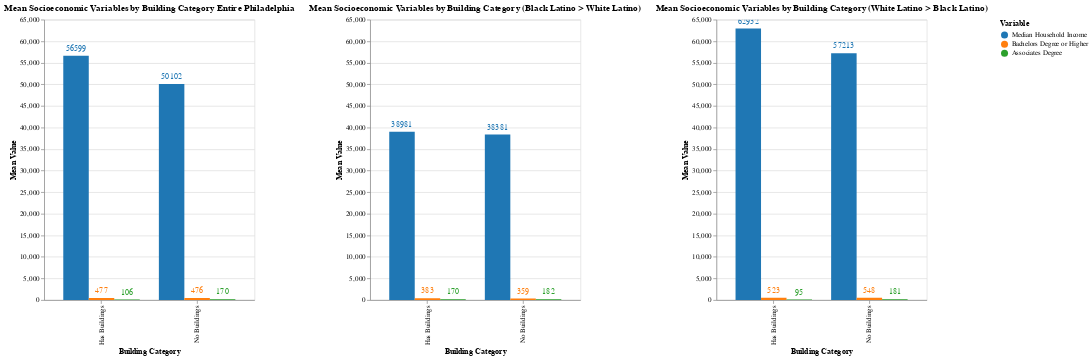

Here is the notebook cell this chart was saved with:
### Markdown cell above
</div>

<div class="text-box">
    
    
## 2.3.3 Bar Graphs Of Means

Now I'll develop three bar graphs with altair displaying the relationship between socioeconomic status (Median Household Income) and post-secondary achievement (Associates & Bachelors) with census tracts that have a post-secondary building, and those that do not. Each bar chart has two sets of bars (Building vs No Building) and the bar graphs are differentiated based on which overarching tracts are included in analysis. The seperation of tracts are as follows; 

a) Bar chart contaning all census tracts in Philadelphia
    
b) Bar chart of tracts with more Black Latines than White Latines
    
c) Bar chart of tracts with more White Latines than Black Latines

### Code cell
#| echo: true
#| code-fold: true


def create_mean_plot(df, title):
   
    selected_cols = [
        "Median Household Income",
        "Bachelors Degree or Higher",
        "Associates Degree",
    ]
    
    for col in numeric_cols:
        result[col] = pd.to_numeric(result[col], errors='coerce')
    
    
    df_clean = df.dropna(subset=selected_cols + ["buildings_cat"])
    
   
    mean_df = df_clean.groupby("buildings_cat").agg({col: "mean" for col in selected_cols}).reset_index()
    
    
    mean_df["Building Category"] = mean_df["buildings_cat"].map({0: "No Buildings", 1: "Has Buildings"})
    
   
    mean_long = mean_df.melt(
        id_vars=["Building Category"],
        value_vars=selected_cols,
        var_name="Variable",
        value_name="Mean"
    )
    
    
    color_scale = alt.Scale(
        domain=selected_cols,
        range=["#1f77b4", "#ff7f0e", "#2ca02c"] 
    )
    
    
    chart = alt.Chart(mean_long).mark_bar().encode(
        x=alt.X("Building Category:N", title="Building Category"),
        y=alt.Y("Mean:Q", title="Mean Value"),
        color=alt.Color("Variable:N", scale=color_scale, title="Variable"),
        xOffset=alt.X("Variable:N"), 
        tooltip=[
            alt.Tooltip("Building Category:N", title="Building Category"),
            alt.Tooltip("Variable:N"),
            alt.Tooltip("Mean:Q", format=".2f")
        ]
    ).properties(
        width=300,
        height=400,
        title=title
    ).interactive() 
    
    
    text = chart.mark_text(
        align='center',
        baseline='bottom',
        dy=-5  
    ).encode(
        text=alt.Text('Mean:Q', format=".0f")
    )
    
    
    final_chart = chart + text
    
    return final_chart


Philadelphia_plot= create_mean_plot(
    tracts_all_df,
    "Mean Socioeconomic Variables by Building Category Entire Philadelphia"
)



white_plot = create_mean_plot(
    white_greater_df,
    "Mean Socioeconomic Variables by Building Category (White Latino > Black Latino)"
)


black_plot = create_mean_plot(
    black_greater_df,
    "Mean Socioeconomic Variables by Building Category (Black Latino > White Latino)"
)



 


final_chart = alt.hconcat(Philadelphia_plot,black_plot, white_plot ).resolve_scale(
y='shared'
)

final_chart

### Figure 1 — Vega-Lite specification as saved in the notebook (floating-point values rounded to 4 significant figures)
{"config": {"view": {"continuousWidth": 300, "continuousHeight": 300}}, "hconcat": [{"layer": [{"mark": {"type": "bar"}, "encoding": {"color": {"field": "Variable", "scale": {"domain": ["Median Household Income", "Bachelors Degree or Higher", "Associates Degree"], "range": ["#1f77b4", "#ff7f0e", "#2ca02c"]}, "title": "Variable", "type": "nominal"}, "tooltip": [{"field": "Building Category", "title": "Building Category", "type": "nominal"}, {"field": "Variable", "type": "nominal"}, {"field": "Mean", "format": ".2f", "type": "quantitative"}], "x": {"field": "Building Category", "title": "Building Category", "type": "nominal"}, "xOffset": {"field": "Variable", "type": "nominal"}, "y": {"field": "Mean", "title": "Mean Value", "type": "quantitative"}}, "name": "view_10", "title": "Mean Socioeconomic Variables by Building Category Entire Philadelphia"}, {"mark": {"type": "text", "align": "center", "baseline": "bottom", "dy": -5}, "encoding": {"color": {"field": "Variable", "scale": {"domain": ["Median Household Income", "Bachelors Degree or Higher", "Associates Degree"], "range": ["#1f77b4", "#ff7f0e", "#2ca02c"]}, "title": "Variable", "type": "nominal"}, "text": {"field": "Mean", "format": ".0f", "type": "quantitative"}, "tooltip": [{"field": "Building Category", "title": "Building Category", "type": "nominal"}, {"field": "Variable", "type": "nominal"}, {"field": "Mean", "format": ".2f", "type": "quantitative"}], "x": {"field": "Building Category", "title": "Building Category", "type": "nominal"}, "xOffset": {"field": "Variable", "type": "nominal"}, "y": {"field": "Mean", "title": "Mean Value", "type": "quantitative"}}, "title": "Mean Socioeconomic Variables by Building Category Entire Philadelphia"}], "data": {"name": "data-90890cb3c763f7d16611291bdf38c5bd"}, "height": 400, "width": 300}, {"layer": [{"mark": {"type": "bar"}, "encoding": {"color": {"field": "Variable", "scale": {"domain": ["Median Household Income", "Bachelors Degree or Higher", "Associates Degree"], "range": ["#1f77b4", "#ff7f0e", "#2ca02c"]}, "title": "Variable", "type": "nominal"}, "tooltip": [{"field": "Building Category", "title": "Building Category", "type": "nominal"}, {"field": "Variable", "type": "nominal"}, {"field": "Mean", "format": ".2f", "type": "quantitative"}], "x": {"field": "Building Category", "title": "Building Category", "type": "nominal"}, "xOffset": {"field": "Variable", "type": "nominal"}, "y": {"field": "Mean", "title": "Mean Value", "type": "quantitative"}}, "name": "view_12", "title": "Mean Socioeconomic Variables by Building Category (Black Latino > White Latino)"}, {"mark": {"type": "text", "align": "center", "baseline": "bottom", "dy": -5}, "encoding": {"color": {"field": "Variable", "scale": {"domain": ["Median Household Income", "Bachelors Degree or Higher", "Associates Degree"], "range": ["#1f77b4", "#ff7f0e", "#2ca02c"]}, "title": "Variable", "type": "nominal"}, "text": {"field": "Mean", "format": ".0f", "type": "quantitative"}, "tooltip": [{"field": "Building Category", "title": "Building Category", "type": "nominal"}, {"field": "Variable", "type": "nominal"}, {"field": "Mean", "format": ".2f", "type": "quantitative"}], "x": {"field": "Building Category", "title": "Building Category", "type": "nominal"}, "xOffset": {"field": "Variable", "type": "nominal"}, "y": {"field": "Mean", "title": "Mean Value", "type": "quantitative"}}, "title": "Mean Socioeconomic Variables by Building Category (Black Latino > White Latino)"}], "data": {"name": "data-52a9b5543818b9854ef9db77a7912730"}, "height": 400, "width": 300}, {"layer": [{"mark": {"type": "bar"}, "encoding": {"color": {"field": "Variable", "scale": {"domain": ["Median Household Income", "Bachelors Degree or Higher", "Associates Degree"], "range": ["#1f77b4", "#ff7f0e", "#2ca02c"]}, "title": "Variable", "type": "nominal"}, "tooltip": [{"field": "Building Category", "title": "Building Category", "type": "nominal"}, {"field": "Variable", "type": "nominal"}, {"field": "Mean", "format": ".2f", "type": "quantitative"}], "x": {"field": "Building Category", "title": "Building Category", "type": "nominal"}, "xOffset": {"field": "Variable", "type": "nominal"}, "y": {"field": "Mean", "title": "Mean Value", "type": "quantitative"}}, "name": "view_11", "title": "Mean Socioeconomic Variables by Building Category (White Latino > Black Latino)"}, {"mark": {"type": "text", "align": "center", "baseline": "bottom", "dy": -5}, "encoding": {"color": {"field": "Variable", "scale": {"domain": ["Median Household Income", "Bachelors Degree or Higher", "Associates Degree"], "range": ["#1f77b4", "#ff7f0e", "#2ca02c"]}, "title": "Variable", "type": "nominal"}, "text": {"field": "Mean", "format": ".0f", "type": "quantitative"}, "tooltip": [{"field": "Building Category", "title": "Building Category", "type": "nominal"}, {"field": "Variable", "type": "nominal"}, {"field": "Mean", "format": ".2f", "type": "quantitative"}], "x": {"field": "Building Category", "title": "Building Category", "type": "nominal"}, "xOffset": {"field": "Variable", "type": "nominal"}, "y": {"field": "Mean", "title": "Mean Value", "type": "quantitative"}}, "title": "Mean Socioeconomic Variables by Building Category (White Latino > Black Latino)"}], "data": {"name": "data-32dbd6a221b414f440a044f18500dce0"}, "height": 400, "width": 300}], "params": [{"name": "param_10", "select": {"type": "interval", "encodings": ["x", "y"]}, "bind": "scales", "views": ["view_10"]}, {"name": "param_12", "select": {"type": "interval", "encodings": ["x", "y"]}, "bind": "scales", "views": ["view_12"]}, {"name": "param_11", "select": {"type": "interval", "encodings": ["x", "y"]}, "bind": "scales", "views": ["view_11"]}], "resolve": {"scale": {"y": "shared"}}, "$schema": "https://vega.github.io/schema/vega-lite/v5.14.1.json", "datasets": {"data-90890cb3c763f7d16611291bdf38c5bd": [{"Building Category": "No Buildings", "Variable": "Median Household Income", "Mean": 50100.0}, {"Building Category": "Has Buildings", "Variable": "Median Household Income", "Mean": 56600.0}, {"Building Category": "No Buildings", "Variable": "Bachelors Degree or Higher", "Mean": 475.9}, {"Building Category": "Has Buildings", "Variable": "Bachelors Degree or Higher", "Mean": 476.6}, {"Building Category": "No Buildings", "Variable": "Associates Degree", "Mean": 169.9}, {"Building Category": "Has Buildings", "Variable": "Associates Degree", "Mean": 105.5}], "data-52a9b5543818b9854ef9db77a7912730": [{"Building Category": "No Buildings", "Variable": "Median Household Income", "Mean": 38380.0}, {"Building Category": "Has Buildings", "Variable": "Median Household Income", "Mean": 38980.0}, {"Building Category": "No Buildings", "Variable": "Bachelors Degree or Higher", "Mean": 359.2}, {"Building Category": "Has Buildings", "Variable": "Bachelors Degree or Higher", "Mean": 383.4}, {"Building Category": "No Buildings", "Variable": "Associates Degree", "Mean": 182.0}, {"Building Category": "Has Buildings", "Variable": "Associates Degree", "Mean": 170.2}], "data-32dbd6a221b414f440a044f18500dce0": [{"Building Category": "No Buildings", "Variable": "Median Household Income", "Mean": 57210.0}, {"Building Category": "Has Buildings", "Variable": "Median Household Income", "Mean": 62930.0}, {"Building Category": "No Buildings", "Variable": "Bachelors Degree or Higher", "Mean": 547.7}, {"Building Category": "Has Buildings", "Variable": "Bachelors Degree or Higher", "Mean": 522.9}, {"Building Category": "No Buildings", "Variable": "Associates Degree", "Mean": 181.2}, {"Building Category": "Has Buildings", "Variable": "Associates Degree", "Mean": 95.33}]}}
